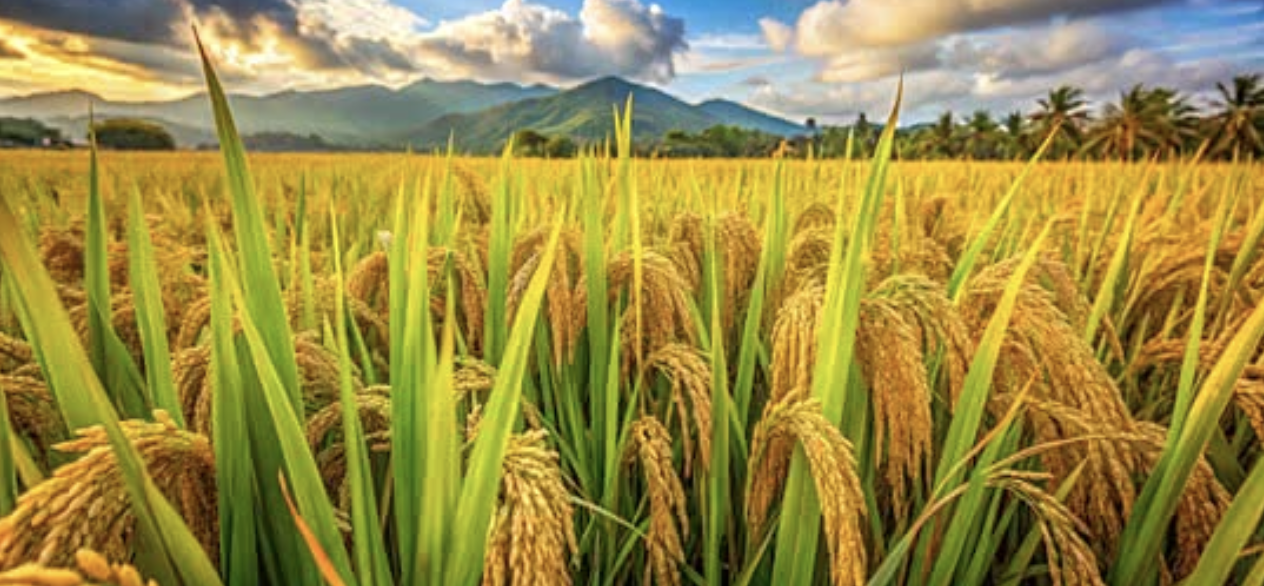
#> input picture images/paddy.png, 1264 x 586 px, found by its file name
$ python Butterworth_Filter.py
#> lines starting #> are read from the running program, lines starting #| are printed output that depends on the picture
import cv2
import numpy as np
import matplotlib.pyplot as plt

# MAIN FUNCTION
def main():
    # Read Image
    img_path = "/Users/akhi/Desktop/DIP/images/paddy.png"
    img_3D = cv2.imread(img_path)
#> img_3D is the input picture: shape (586, 1264, 3); mean B, G, R 69.7, 138.4, 153.3
    img_gray = cv2.cvtColor(img_3D, cv2.COLOR_BGR2GRAY)
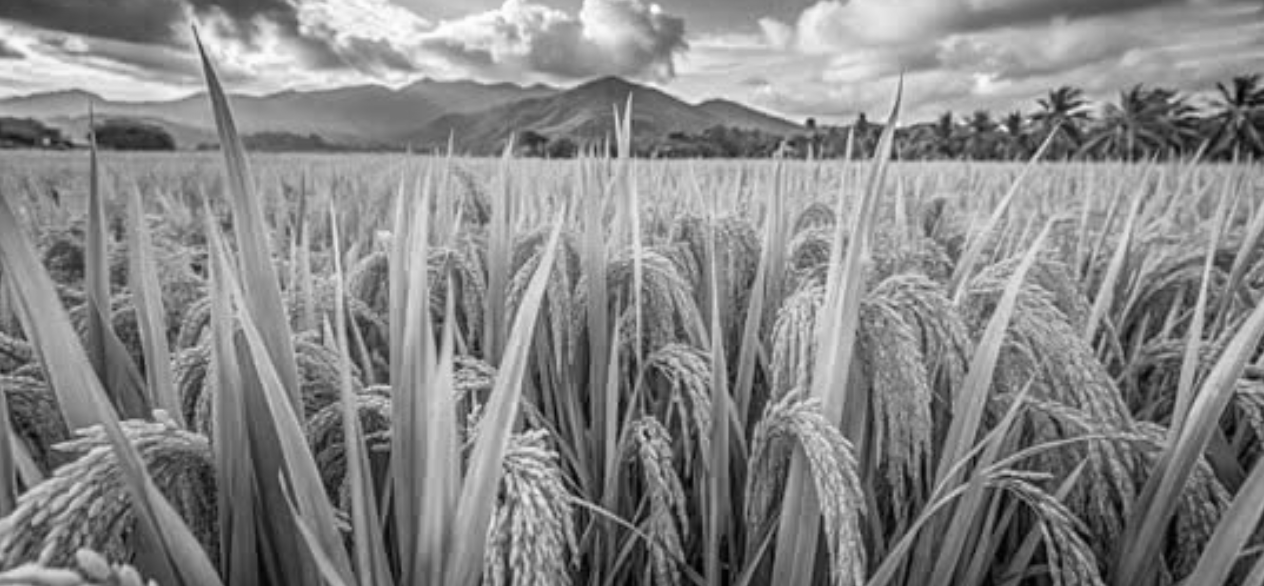
#> img_gray: shape (586, 1264); min 1, max 254, mean 135

    # Parameters
    print("Image shape:", img_gray.shape)
#| Image shape: (586, 1264)
    cutoff = 40      # Cutoff frequency (radius)
    order = 2        # Butterworth filter order (controls slope)

    # Compute DFT
    dft = np.fft.fft2(img_gray)
    dft_shift = np.fft.fftshift(dft)

    # Butterworth Low-pass Filter
    butter_lp = butterworth_lowpass_mask(img_gray.shape, cutoff, order)
    low_passed = dft_shift * butter_lp
    img_low = np.fft.ifft2(np.fft.ifftshift(low_passed))
    img_low = np.abs(img_low)
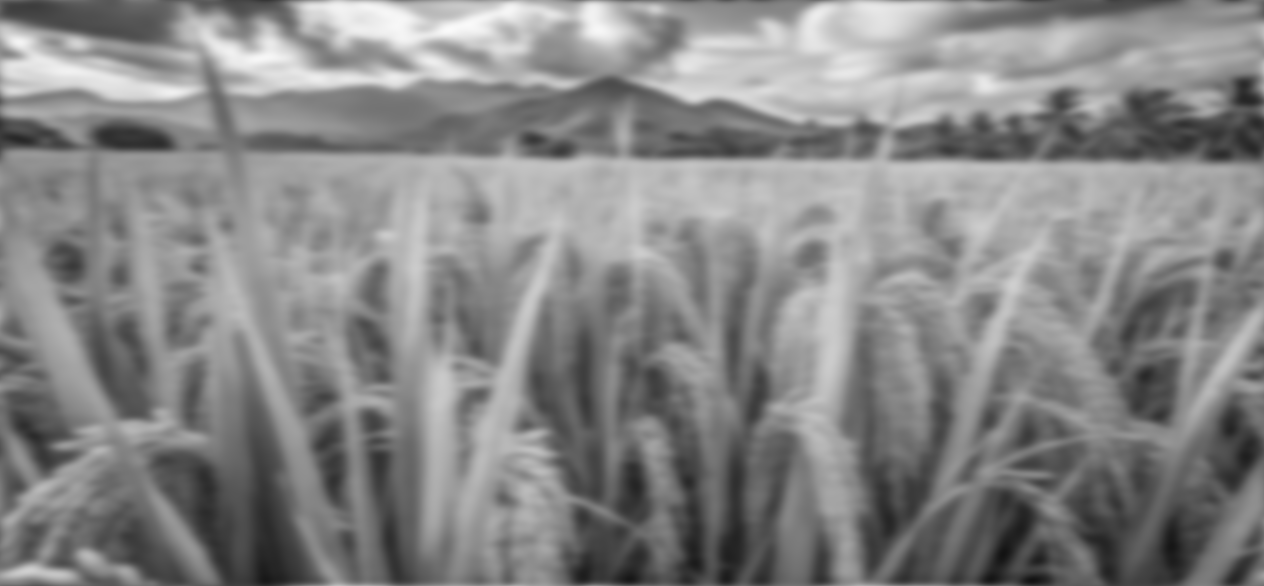
#> img_low: shape (586, 1264) float64; min 18.42, max 250.4, mean 135

    # Butterworth High-pass Filter
    butter_hp = butterworth_highpass_mask(img_gray.shape, cutoff, order)
    high_passed = dft_shift * butter_hp
    img_high = np.fft.ifft2(np.fft.ifftshift(high_passed))
    img_high = np.abs(img_high)
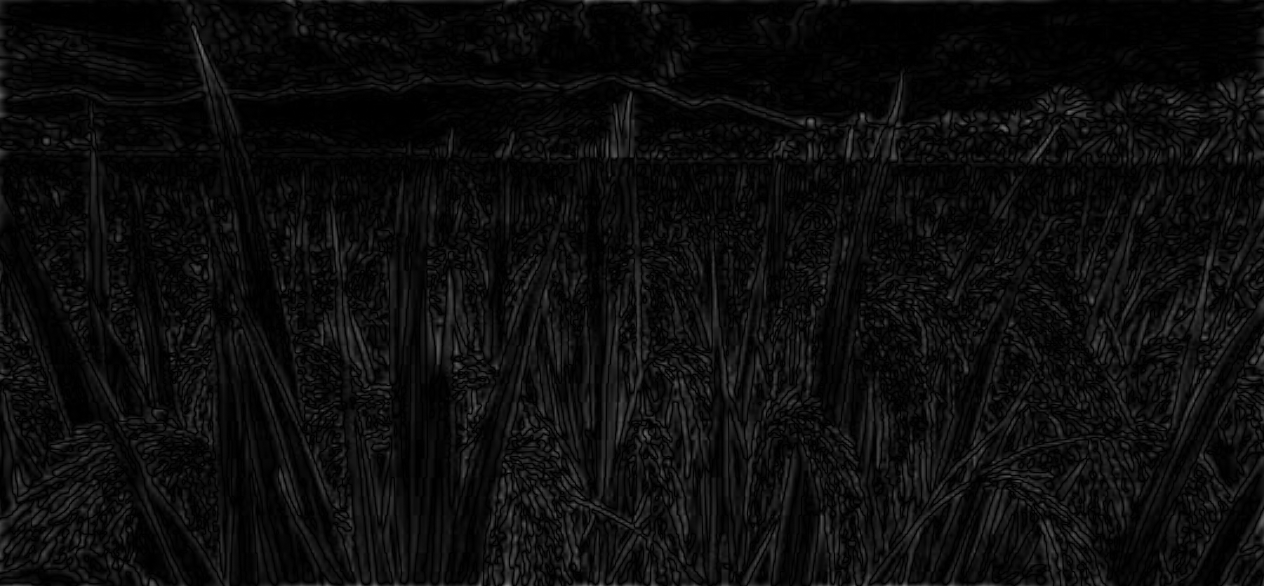
#> img_high: shape (586, 1264) float64; min 2.28e-05, max 125.3, mean 13.2

    # Visualization
    plt.figure(figsize=(8, 8))

    plt.subplot(3, 2, 1)
    plt.imshow(img_gray, cmap='gray')
    plt.title("Original Image")
    plt.axis('off')

    plt.subplot(3, 2, 2)
    plt.imshow(np.log(1 + np.abs(dft_shift)), cmap='gray')
    plt.title("Magnitude Spectrum")
    plt.axis('off')

    plt.subplot(3, 2, 3)
    plt.imshow(butter_lp, cmap='gray')
    plt.title("Butterworth Low-pass Mask")
    plt.axis('off')

    plt.subplot(3, 2, 4)
    plt.imshow(img_low, cmap='gray')
    plt.title("Low-pass Filtered Image")
    plt.axis('off')

    plt.subplot(3, 2, 5)
    plt.imshow(butter_hp, cmap='gray')
    plt.title("Butterworth High-pass Mask")
    plt.axis('off')

    plt.subplot(3, 2, 6)
    plt.imshow(img_high, cmap='gray')
    plt.title("High-pass Filtered Image")
    plt.axis('off')

    plt.tight_layout()
    plt.show(block=True)
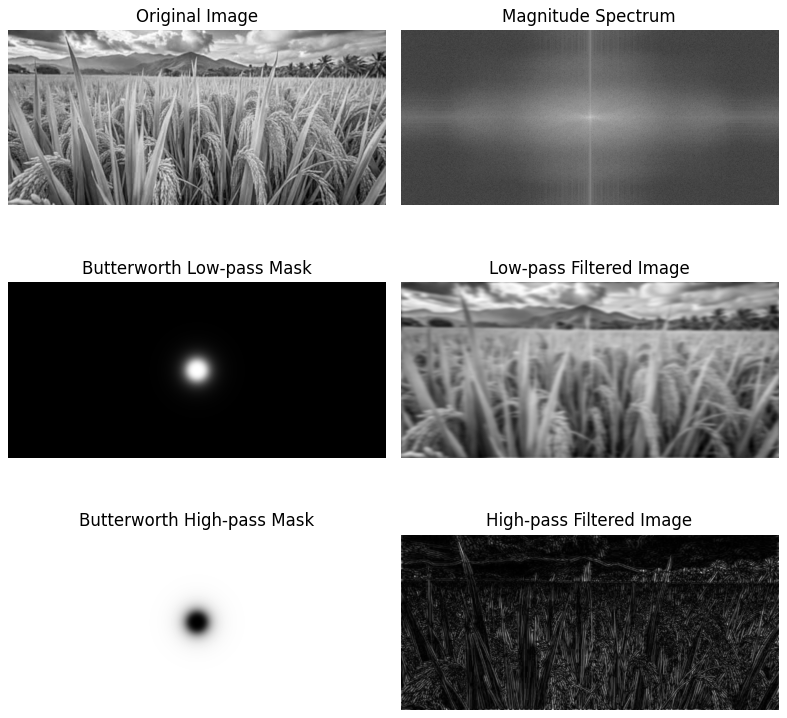
#> figure drawn by matplotlib, 6 panels


# BUTTERWORTH FILTER MASKS

def butterworth_lowpass_mask(shape, cutoff, order):
    rows, cols = shape
    crow, ccol = rows // 2, cols // 2

    # Create meshgrid of distances from center
    u = np.arange(rows)
    v = np.arange(cols)
    U, V = np.meshgrid(v, u)
    D = np.sqrt((U - ccol) ** 2 + (V - crow) ** 2)

    # Butterworth low-pass transfer function
    H = 1 / (1 + (D / cutoff) ** (2 * order))
    return H


def butterworth_highpass_mask(shape, cutoff, order):
    rows, cols = shape
    crow, ccol = rows // 2, cols // 2

    u = np.arange(rows)
    v = np.arange(cols)
    U, V = np.meshgrid(v, u)
    D = np.sqrt((U - ccol) ** 2 + (V - crow) ** 2)

    # Butterworth high-pass transfer function
    H = 1 / (1 + (cutoff / (D + 1e-5)) ** (2 * order))  # +1e-5 avoids division by zero
    return H


if __name__ == "__main__":
    main()

$ run again, with images/flower.png copied over images/paddy.png
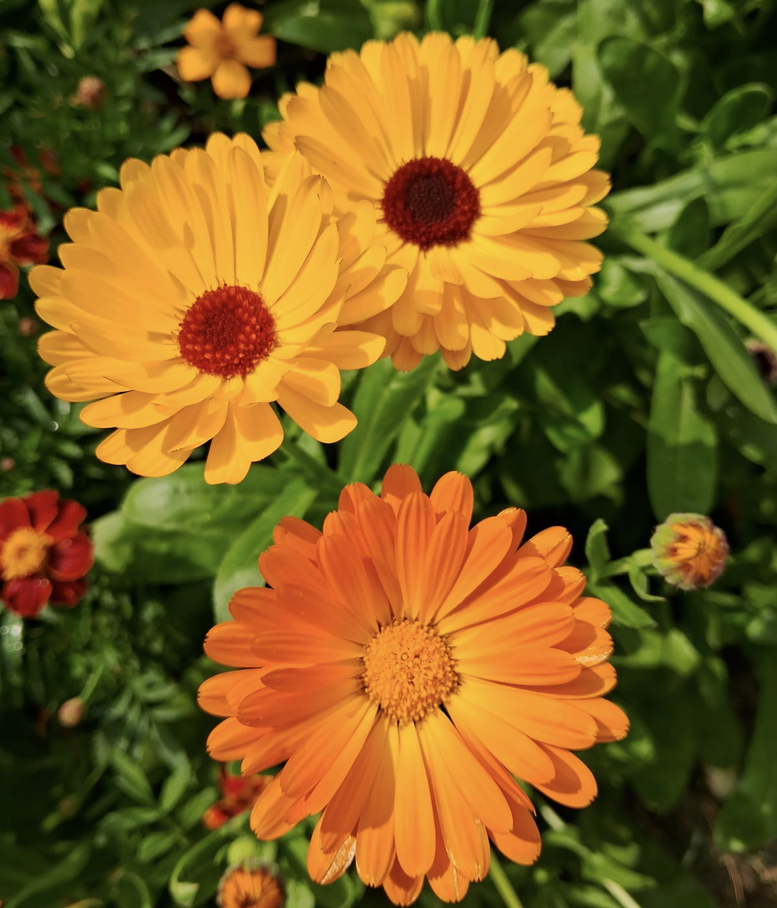
#> input picture images/flower.png, 777 x 908 px, shrunk from 1112 x 1300 before the run, found by its file name
#> in main, img_3D is the input picture: shape (908, 777, 3); mean B, G, R 32.4, 95.7, 126.2
#| Image shape: (908, 777)
#> in main, `img_low = np.abs(img_low)`:
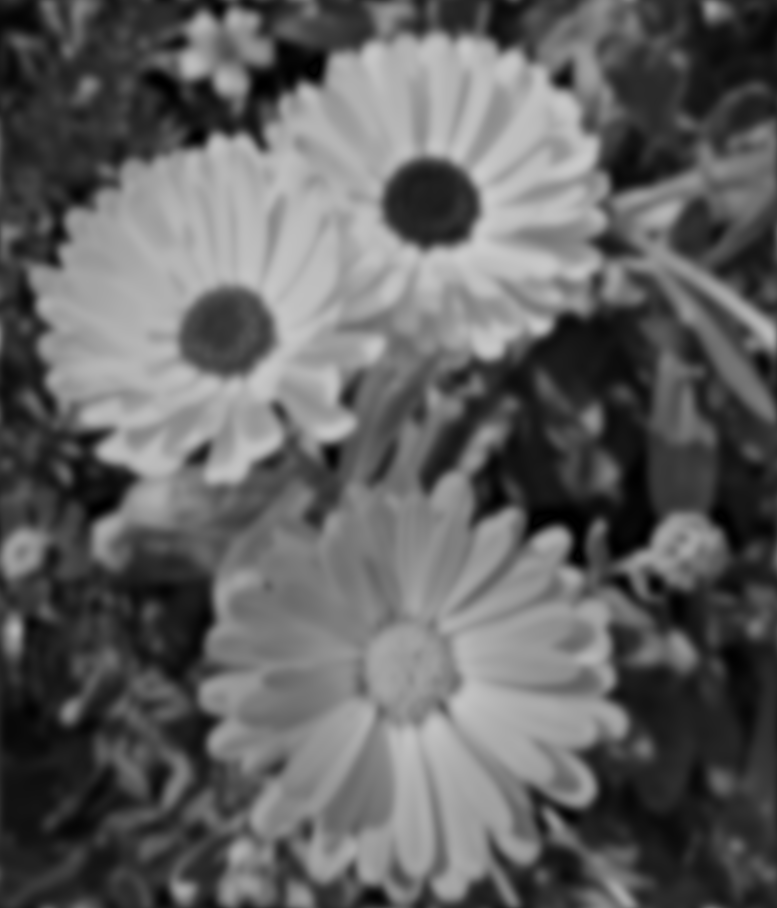
#> img_low: shape (908, 777) float64; min 0.00197, max 204.2, mean 97.6
#> in main, `img_high = np.abs(img_high)`:
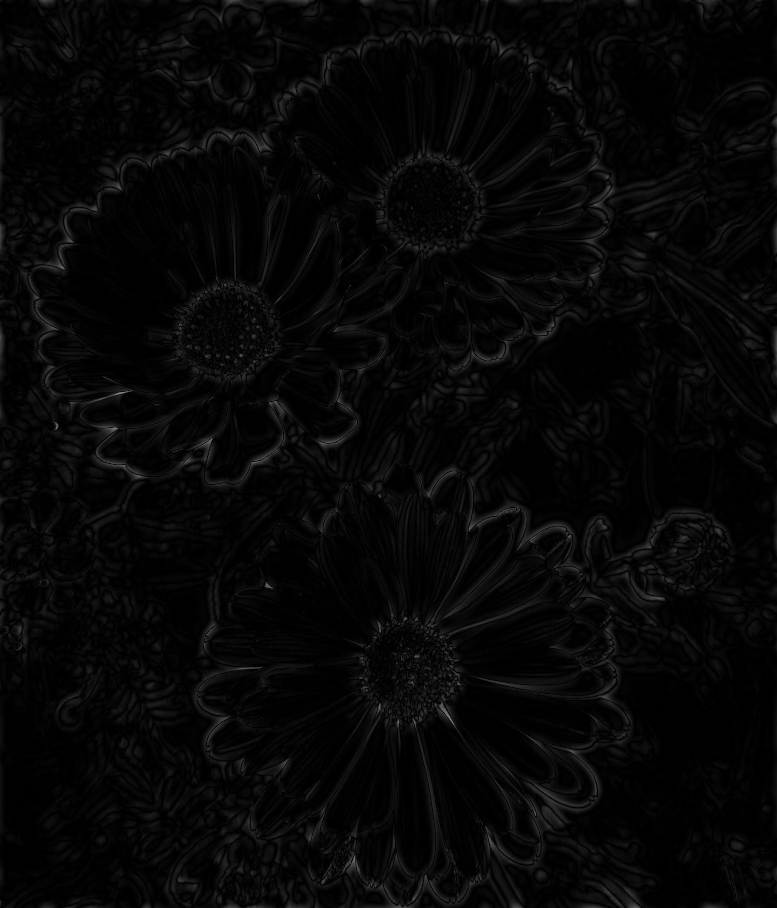
#> img_high: shape (908, 777) float64; min 1.39e-06, max 135.2, mean 7.1
